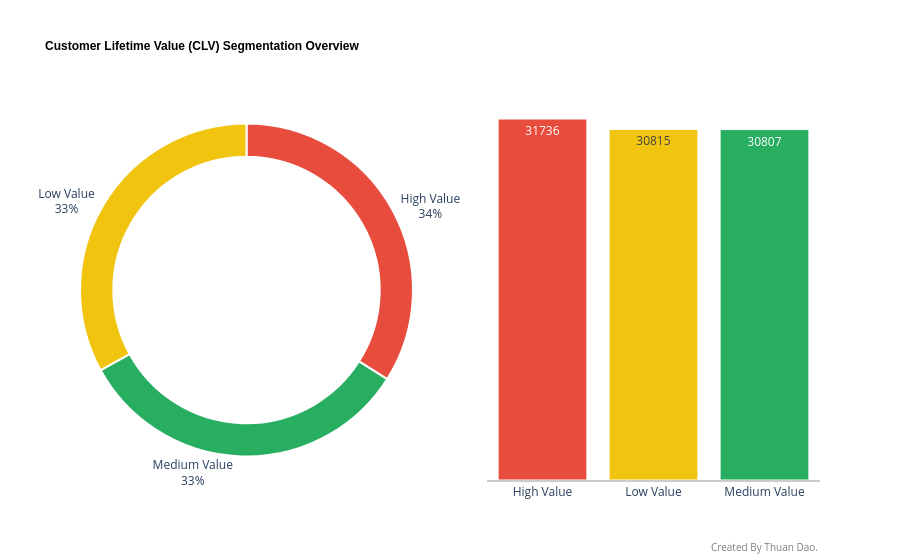

This figure's notebook cell:
### Code cell
clv_group_dist = (data_orders["CLV_Segment"].value_counts().reset_index())

fig = make_subplots(rows=1, cols=2, specs=[[{'type':'domain'}, {'type':'xy'}]])
fig.add_trace(
    go.Pie(
        labels= clv_group_dist["CLV_Segment"],
        values=clv_group_dist["count"],
        textinfo="label+percent",
        hovertemplate="Group: %{label}<br>Number of Customers: %{value}",
        marker=dict(colors=["#E74C3C", "#F1C40F", "#27AE60"], line=dict(color="white", width=2)),
        name="CLV Segment Distribution",
        hole=0.8
    ),
    row=1, col=1
)

fig.add_trace(
    go.Bar(
        x = clv_group_dist["CLV_Segment"].astype(str),
        y = clv_group_dist["count"],
        text=clv_group_dist["count"],
        textposition="auto",
        marker=dict(color=["#E74C3C", "#F1C40F", "#27AE60"], line=dict(width=1, color="white")),
        name="Count Plot of CLV Segment Distribution"
    ),
    row=1, col=2
)

fig.update_layout(
    title = dict(text="<b>Customer Lifetime Value (CLV) Segmentation Overview<b>",
                 font=dict(size=12, family="Arial", color="black")),
    plot_bgcolor = "white",
    xaxis = dict(showline = True, linecolor = "rgb(204, 204, 204)", linewidth = 2),
    yaxis = dict(side = "left", showgrid = False, zeroline = True, showline = False, showticklabels = False),
    showlegend=False,
    annotations=[dict(text="Created By Thuan Dao.", xref="paper", yref="paper", x=1, y=-.2, 
    showarrow=False, font=dict(size=10, color="gray"))]
)

fig.show()

### Figure 1 — Plotly figure (JSON) as saved in the notebook; plotly's stock layout.template omitted (floating-point values rounded to 4 significant figures)
{"data": [{"domain": {"x": [0, 0.45], "y": [0, 1]}, "hole": 0.8, "hovertemplate": "Group: %{label}<br>Number of Customers: %{value}", "labels": ["High Value", "Low Value", "Medium Value"], "marker": {"colors": ["#E74C3C", "#F1C40F", "#27AE60"], "line": {"color": "white", "width": 2}}, "name": "CLV Segment Distribution", "textinfo": "label+percent", "type": "pie", "values": [31736, 30815, 30807]}, {"marker": {"color": ["#E74C3C", "#F1C40F", "#27AE60"], "line": {"color": "white", "width": 1}}, "name": "Count Plot of CLV Segment Distribution", "text": [31740.0, 30820.0, 30810.0], "textposition": "auto", "type": "bar", "x": ["High Value", "Low Value", "Medium Value"], "xaxis": "x", "y": [31736, 30815, 30807], "yaxis": "y"}], "layout": {"annotations": [{"font": {"color": "gray", "size": 10}, "showarrow": false, "text": "Created By Thuan Dao.", "x": 1, "xref": "paper", "y": -0.2, "yref": "paper"}], "plot_bgcolor": "white", "showlegend": false, "title": {"font": {"color": "black", "family": "Arial", "size": 12}, "text": "<b>Customer Lifetime Value (CLV) Segmentation Overview<b>"}, "xaxis": {"anchor": "y", "domain": [0.55, 1], "linecolor": "rgb(204, 204, 204)", "linewidth": 2, "showline": true}, "yaxis": {"anchor": "x", "domain": [0, 1], "showgrid": false, "showline": false, "showticklabels": false, "side": "left", "zeroline": true}}}
